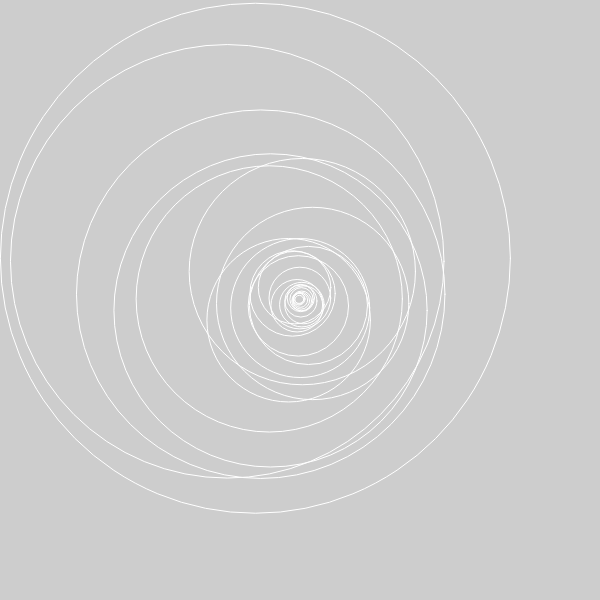
Frame 1 (no input)
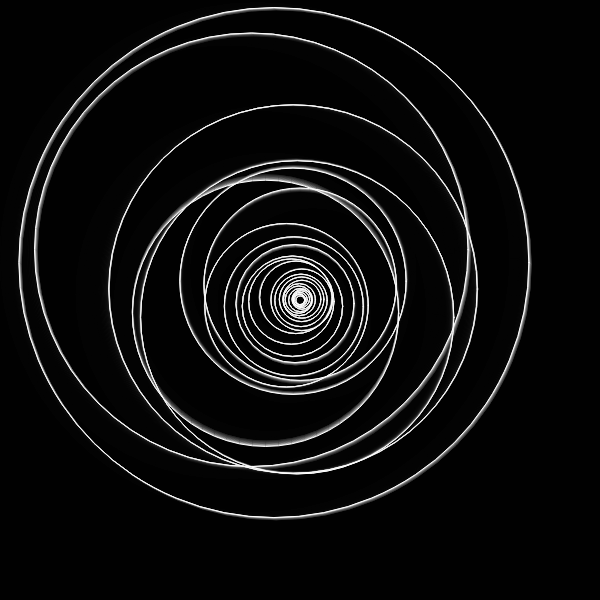
Frame 60 (no input)
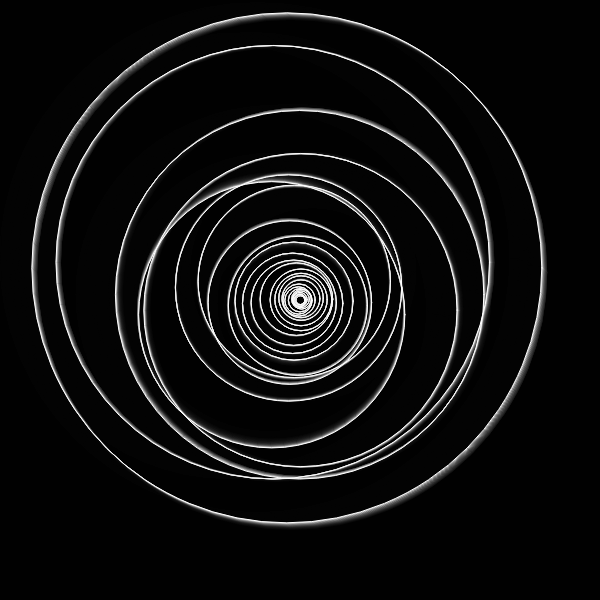
Frame 120 (the mouse pressed at the canvas centre since frame 60)

The p5.js sketch that drew these frames (run headless with seeded random() and noise() and a simulated clock; from frame 60 on, the mouse is pressed at the canvas centre):

// p5.js sketch
// ── sketch.js
var circles = [];			// Array to hold the circles

function setup() {
    createCanvas(600, 600);
    // circle = new Circle(width, height);

    // Begin the array of circle with one circle constrained to the
    // canvas itself
    circles.push(new Circle(width, height));
    // Now create the rest of the array recursively
    do {
	var previous = circles[circles.length-1];
    	var circle = new Circle(previous.r*2, previous.r*2);
	circles.push(circle);
    } while (circles[circles.length-1].r > 5);
}

function draw() {
    background(0, 50);

    for (var i = 0; i < circles.length; i++) {
	circles[i].update();

	push();
	translate(width/2, height/2);
	if (i > 0) translate(circles[i-1].pos.x, circles[i-1].pos.y);
	circles[i].render();
	pop();
    }
}

// ── circle.js
var NOISE_RATE = 0.01;		// Size of noise step (applied to
				// frameRate)
var RATIO = 0.85;		// Ratio of the circle to its limiting
				// field (relating to x axis)

function Circle(xField, yField) {
    // Creates a circle limited to a field size of xField*yField

    // Calculate the size of the circle determined by the RATIO
    // parameter
    this.r = xField * RATIO / 2
    // Calculate the actual field of movement
    this.xField = xField - 2*this.r;
    this.yField = yField - 2*this.r;

    // Seeds for noise movement in x and y axes
    this.xSeed = random(10000);
    this.ySeed = random(10000);

    // Initial position is not really imporant (will be updated soon)
    this.pos = createVector(0, 0);

    this.update = function() {
	// Calculate pos.x with noise
	noiseSeed(this.xSeed);
	var x = (noise(frameCount * NOISE_RATE) - 0.5) * this.yField;
	// Calculate pos.y with noise
	noiseSeed(this.ySeed);
	var y = (noise(frameCount * NOISE_RATE) - 0.5) * this.yField;

	// Set the position vector
	this.pos.set(x, y);
    }
    this.update();		// Update at instantiation

    this.render = function() {
	ellipseMode(RADIUS);
	noFill();
	stroke(255);
	ellipse(this.pos.x, this.pos.y, this.r, this.r);
    }
}
